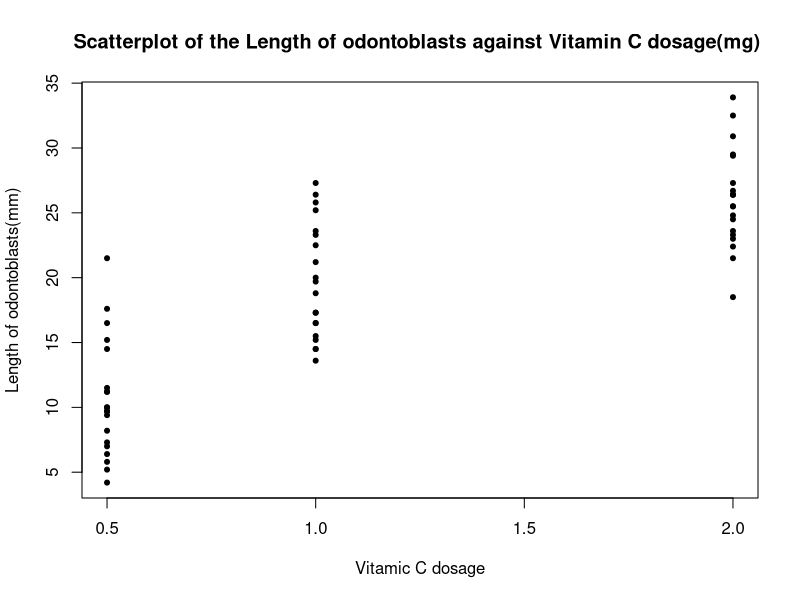

R code for this plot: (Note: this script raises an error after producing the figure.)
###################################
###################################
########                   ########
########   Data Science 1  ########
########       Lab 7       ########
########   5th Dec. 2023   ########
########                   ########
###################################
###################################


# Lets load up the dataset 'ToothGrowth', which shows the result
# of an experiment looking at the effect of vitamin C on tooth growth
# in guinea pigs


data("ToothGrowth")
?ToothGrowth
d <- ToothGrowth
d

library(ggplot2)
# 1.1
# Plot the tooth growth against the dose of vitamin C given
# boxplot(ToothGrowth$len~ToothGrowth$dose)


# ggplot(ToothGrowth) +
# geom_boxplot(aes(x=dose, y=len, group = dose))

?plot()

png(
  filename = "first_example.graph.png", height = 400, width = 600
)
plot(ToothGrowth$len ~ ToothGrowth$dose, xlab = "Vitamic C dosage", ylab = "Length of odontoblasts(mm)", main = "Scatterplot of the Length of odontoblasts against Vitamin C dosage(mg) ", pch = 20, )


dev.off()

# 1.2 Run a linear regression exploring the association between vitamin C
# and tooth growth in Guinea pigs.


linreg <- lm(len ~ dose, data = d)
linreg


?abline()
summary(linreg)



abline(linreg, col = "red")
# 1.3 Which variable did you use as your outcome variable? Why?
# ... We used tooth growth as the outcome variable because the hypothesis is that tooth is causally affected by the dosage of vitamin C


# ... because tooth growth is the outcome of the experimental design
# ... because we are manipulating the dosage and measuring the change in tooth growth as a result


# 1.4 Interpret the estimates for the intercept and the slope of the regression line


# ... The estimate for the intercept is 7.4mm. This means that the predicted tooth length
# ... Of a Guinea pig that was NOT given any VC is 7.4mm
# ... The estimate of the slope is 9.8mm. This means that for each additional mg/day of VC administered, the Guinea pigs are predicted to grow an additional 9.8mm


# 1.5 Extract the 96 % confidence intervals for the slope and the intercepts and interpret them
confint(linreg, level = 0.96)

# ... We have 96% CONFIDENCE that the true value of the intercept is between 4.8 and 10.1, and that the true value of the effect of 1mg/day of VC is between 7.8 and 11.8mm


# ... In 96% of samples we would expect the true value of the intercept and slope to fall within our confidence intervals.

# 1.6 Interpret the p-values of the slope and intercept estimates.

# ... The probability of seeing a slope as steep as the one we've observed (a number as extreme as 9.76) IF the true slope was 0 is 10^(-14)

# ... We can say therefore that we reject the null hypothesis at 0.001 level and that this study provides support for the hypothesis that VC affects tooth growth in Guinea pigs

# 1.7 What is the connection between the confidence intervals and the p-values?

# ... IF an X% confidence interval doesn't contain 0, then the p-value for that estimate will be significant at the (1 - X)% level or p value is smaller than (1 - X)%. NOTE the alpha level (significance level is (1 - X)%)


# ... Example:
# ... If an 96% confidence interval doesn't contain (zero), then the p-value , and for that estimate will be

# ...2. will be less than (4%)

# ... Example:
# ... If a 97% CI doesn't contain 0, the p-value will be smaller than 0.03
# ... If a 95% CI does contain 0, the p-value will be greater than 0.05

# 1.8 Using the function predict() calculate the estimate and confidence interval for the predicted rate of tooth growth when the prescribed dose is 1.2mg/day

new_data <- data.frame(dose = 1.2)
new_data


predict(linreg, new_data, interval = "confidence", level = 0.95)

# 1.9 Now get the confidence intervals for all possible values of the dosage between 0 and 2 mg/day, spaced out 0.01 mg/day from each other

new_new_data <- data.frame(dose = seq(0, 2, 0.01))
new_new_data


predictions <- as.data.frame(predict(linreg, new_new_data, interval = "confidence", level = 0.95))
predictions
# 1.10 plot the predicted values, upper, and lower confidence intervals as lines on the data



plot(d$dose, d$len, pch = 20, xlab = "The dosage of VC or OJ in milligrams/day", ylab = "The len of odontoblasts in mm", main = "The plot of VC or OJ against the len of odontoblasts")


?lines()
lines(new_new_data$dose, predictions$fit)
lines(new_new_data$dose, predictions$upr, lty = "dotdash", col = "red")
lines(new_new_data$dose, predictions$lwr, lty = "dotdash", col = "red")


abline(linreg, col = "red")
# 1.11 Compare this to using geom_smooth(method=lm) using ggplot2

ggplot(d, aes(dose, len)) +
  geom_point() +
  geom_smooth(method = "lm")

#####################
####    Loops    ####
#####################

# Loops are algorithms that repeat a procedure over and over until they are instructed to stop.
# There are two main kinds:
# FOR loops iterate over a predetermined set (vector, list, etc)
fruits <- c("apple", "banana", "pineapple", "mango", "orange")
for (i in fruits) {
  print(paste("My favourite fruit is", i, sep = ": "))
}

useless_function <- function(n) {
  for (i in 1:n) {
    print(paste0(i, ". This number is: ", c("even", "odd")[i %% 2 + 1]))
  }
}
useless_function(7)

# odd_even <- function(x) {
#   for (i in 1:x) {
#     y = ifelse (i %% 2 == 0, "even", "odd")
#     print(paste0(i, ". This number is: ", y))
#   }
# }

# odd_even(7)
### 2.1
data(iris)

# Write a for loop that iterates over the column names of the iris dataset and print each together with the number of characters in the column name in parenthesis. Example output: Sepal.Length (12). To get the number of characters use the function nchar().

data(iris)

str(iris)


iris_var <- c(colnames(iris))
iris_var

for (i in iris_var) {
  print(paste(i, " ", "(", nchar(i), ")", sep = ""))
}

# Next, WHILE loops continue to loop until the boolean statment in the defining parentheses, e.g.

### 2.2 How many numbers do you need in the sequence 1*2*3*4*5*... before the product exceeds 10 million?
# Use a while loop to get the answer

store <- c(1)
start <- 1
stop <- 50
while (start * (start + 1) < stop) {
  store <- append(store, start * (start + 1))
  start <- start + 1
  # print(length(store))
  print(store)
}



iter <- function(target) {
  start <- 1
  product <- 1

  while (product <= target) {
    product <- product * start
    start <- start + 1
  }
  return(start - 1)
}

iter(100)


# NOTE

# x <- factor(ToothGrowth$dose)
# linreg <- lm(ToothGrowth$len ~ x)
# linreg

# ... this is how you obtain for a categorical data
